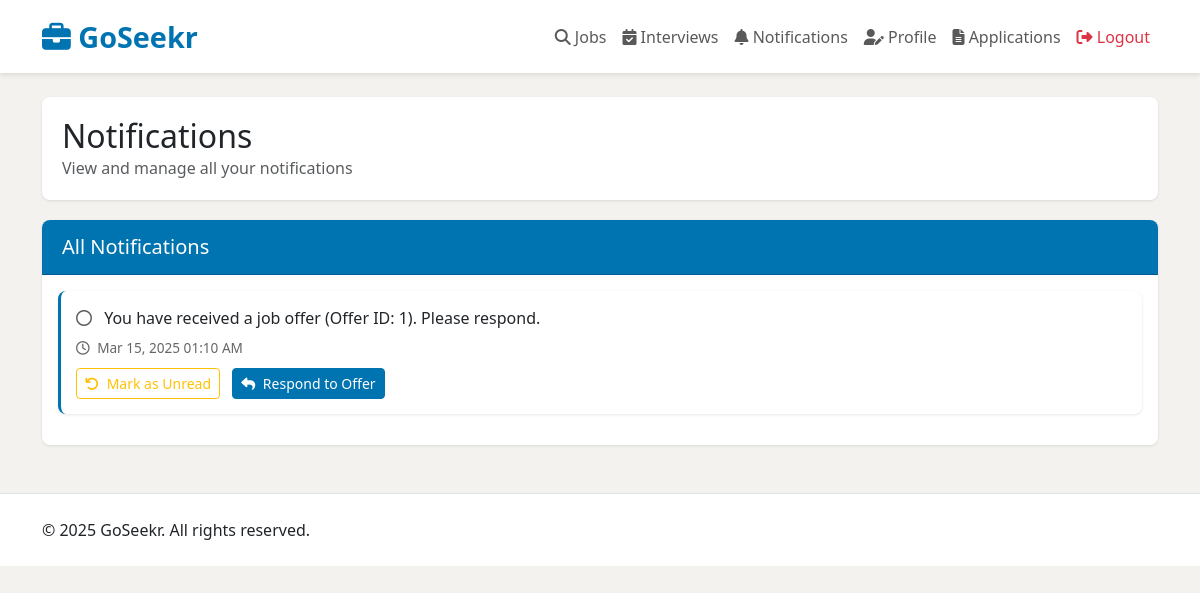
Screenshot of /job_seeker/notifications.php (signed in) with the database file from the repository.
### tables this page shows
CREATE TABLE `notifications` (
  `notification_id` int(11) NOT NULL,
  `user_id` int(11) NOT NULL,
  `message` text NOT NULL,
  `status` enum('unread','read') DEFAULT 'unread',
  `created_at` timestamp NOT NULL DEFAULT current_timestamp(),
  `interview_id` int(11) DEFAULT NULL
);

### job_seeker/notifications.php (the view, shortened to what this page needs)
<?php
include '../db.php';
$user_id = $_SESSION['user_id'];
$sql = "SELECT * FROM notifications WHERE user_id = $user_id ORDER BY created_at DESC";
$result = $conn->query($sql);
function extractOfferIdFromMessage($message)
{
    $pattern = '/Offer ID: (\d+)/';
    if (preg_match($pattern, $message, $matches)) {
        return $matches[1];
    }
    return null;
}
?>
<!DOCTYPE html>
<html lang="en">
<head>
    <link href="https://cdn.jsdelivr.net/npm/bootstrap@5.3.0/dist/css/bootstrap.min.css" rel="stylesheet">
    <link rel="stylesheet" href="https://cdnjs.cloudflare.com/ajax/libs/font-awesome/6.4.0/css/all.min.css">
</head>
<body>
    <nav class="navbar navbar-expand-lg navbar-light">
        <div class="container">
            <a class="navbar-brand brand-logo" href="dashboard.php">
                <i class="fas fa-briefcase"></i> GoSeekr
            </a>
            <div class="collapse navbar-collapse" id="navbarNav">
                <ul class="navbar-nav ms-auto">
                    <li class="nav-item">
                        <a class="nav-link" href="search_jobs.php">
                            <i class="fas fa-search"></i> Jobs
                        </a>
                    </li>
                    <li class="nav-item">
                        <a class="nav-link" href="view_interview.php">
                            <i class="fas fa-calendar-check"></i> Interviews
                        </a>
                    </li>
                    <li class="nav-item nav-notification">
                        <a class="nav-link position-relative" href="notifications.php">
                            <i class="fas fa-bell"></i> Notifications
                        </a>
                    </li>
                    <li class="nav-item">
                        <a class="nav-link" href="update_profile.php">
                            <i class="fas fa-user-edit"></i> Profile
                        </a>
                    </li>
                    <li class="nav-item">
                        <a class="nav-link" href="view_applications.php">
                            <i class="fas fa-file-alt"></i></i> Applications
                        </a>
                    </li>
                    <li class="nav-item">
                        <a class="nav-link text-danger" href="logout.php">
                            <i class="fas fa-sign-out-alt"></i> Logout
                        </a>
                    </li>
                </ul>
            </div>
        </div>
    </nav>
    <div class="container mt-4">
        <div class="page-header">
            <div class="d-flex justify-content-between align-items-center">
                <h2 class="mb-0">Notifications</h2>
            </div>
            <p class="text-muted mb-0">View and manage all your notifications</p>
        </div>
        <div class="card">
            <div class="card-header">
                <h5 class="mb-0">All Notifications</h5>
            </div>
            <div class="card-body">
                <?php if ($result->num_rows > 0): ?>
                    <?php while ($notification = $result->fetch_assoc()): ?>
                        <div class="notification-item <?php echo $notification['status'] === 'unread' ? 'unread' : ''; ?>">
                            <div class="notification-message">
                                <i class="<?php echo $notification['status'] === 'unread' ? 'fas fa-circle text-warning me-2' : 'far fa-circle text-muted me-2'; ?>"></i>
                                <?php echo $notification['message']; ?>
                            </div>
                            <div class="notification-time">
                                <i class="far fa-clock me-1"></i>
                                <?php echo date('M d, Y h:i A', strtotime($notification['created_at'])); ?>
                            </div>
                            <div class="notification-actions">
                                <?php if ($notification['status'] === 'unread'): ?>
                                    <a href="?mark_as_read=<?php echo $notification['notification_id']; ?>" class="btn btn-sm btn-outline-success">
                                        <i class="fas fa-check me-1"></i> Mark as Read
                                    </a>
                                <?php else: ?>
                                    <a href="?mark_as_unread=<?php echo $notification['notification_id']; ?>" class="btn btn-sm btn-outline-warning">
                                        <i class="fas fa-undo me-1"></i> Mark as Unread
                                    </a>
                                <?php endif; ?>
                                <?php if (strpos($notification['message'], 'received a job offer') !== false): ?>
                                    <?php
                                    $offer_id = extractOfferIdFromMessage($notification['message']);
                                    if ($offer_id):
                                    ?>
                                        <a href="respond_offer.php?offer_id=<?php echo $offer_id; ?>" class="btn btn-sm btn-primary ms-2">
                                            <i class="fas fa-reply me-1"></i> Respond to Offer
                                        </a>
                                    <?php else: ?>
                                        <p class="text-danger mt-2">Error: Offer ID not found.</p>
                                    <?php endif; ?>
                                <?php endif; ?>
                            </div>
                        </div>
                    <?php endwhile; ?>
                <?php endif; ?>
            </div>
        </div>
    </div>
    <footer class="bg-white mt-5 py-4 border-top">
        <div class="container">
            <div class="row">
                <div class="col-md-6">
                    <p class="mb-0">© 2025 GoSeekr. All rights reserved.</p>
                </div>
            </div>
        </div>
    </footer>
</body>
</html>

### job_seeker/notifications.php (style rules this page uses)
:root { --primary-color: #0073b1; --secondary-color: #0a66c2; --accent-color: #f5f5f5; --text-muted: #666; --border-color: #e0e0e0; }
body { background-color: #f3f2ef; font-family: 'Segoe UI', Tahoma, Geneva, Verdana, sans-serif; }
.navbar { background-color: white; box-shadow: 0 2px 5px rgba(0, 0, 0, 0.1); padding: 10px 0; }
.navbar-brand { font-size: 1.8rem; font-weight: 700; color: var(--primary-color); }
.page-header { background-color: white; padding: 20px; border-radius: 8px; box-shadow: 0 1px 3px rgba(0, 0, 0, 0.1); margin-bottom: 20px; }
.card { border: none; box-shadow: 0 1px 3px rgba(0, 0, 0, 0.1); border-radius: 8px; margin-bottom: 20px; }
.card-header { background-color: var(--primary-color); color: white; font-weight: 600; padding: 15px 20px; border-radius: 8px 8px 0 0 !important; }
.btn-primary { background-color: var(--primary-color); border-color: var(--primary-color); }
.notification-item { background-color: white; border-radius: 8px; box-shadow: 0 1px 3px rgba(0, 0, 0, 0.1); margin-bottom: 15px; padding: 15px; border-left: 3px solid var(--primary-color); transition: all 0.2s ease; }
.notification-time { color: var(--text-muted); font-size: 0.85rem; }
.notification-actions { margin-top: 10px; }
.notification-message { margin-bottom: 8px; font-size: 1rem; }

### rows the page displays
notifications: message "You have received a job offer (Offer ID: 1). Please respond.", created_at "Mar 15, 2025 01:10 AM"
